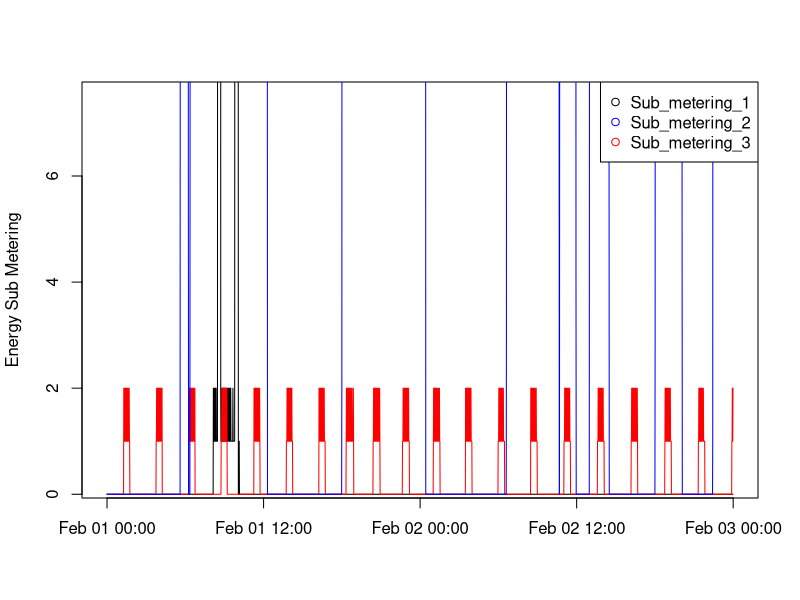

Generate this figure with R:
data <- read.csv("./subset.csv")

data$DateTime <- strptime(paste(data$Date, data$Time, sep=" "), format="%d/%m/%Y %H:%M:%S")

with(data, {
  plot(DateTime, Global_active_power, type="n",
       ylab = "Energy Sub Metering",
       xlab = "",
       main = "")
  lines(DateTime, Sub_metering_1, type="l", col = "black")
  lines(DateTime, Sub_metering_2, type="l", col = "red")
  lines(DateTime, Sub_metering_3, type="l", col = "blue")
  legend("topright", pch = 1, col = c("black", "blue", "red"), legend = c("Sub_metering_1", "Sub_metering_2", "Sub_metering_3"))
})

dev.copy(png, file = "plot3.png")
dev.off()